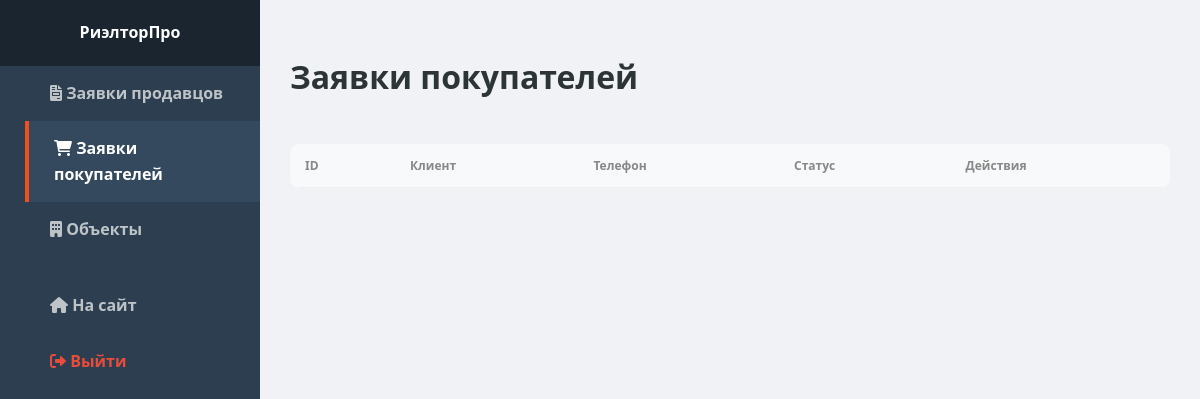
Before: /admin.php?view=buyers (signed in) with the older database file.
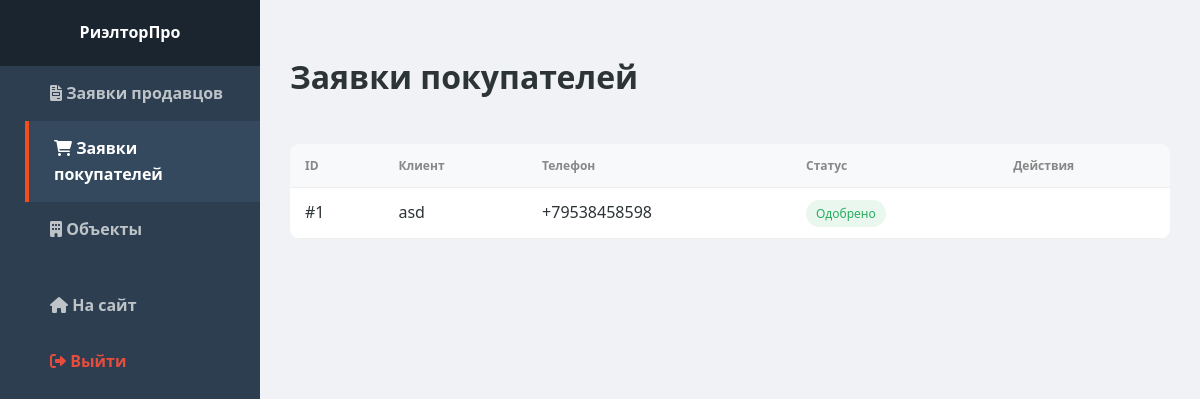
After: the same page with the newer database file.
### tables this page shows
CREATE TABLE IF NOT EXISTS `property_requests` (
  `id` int(11) NOT NULL AUTO_INCREMENT,
  `property_id` int(11) NOT NULL,
  `user_name` varchar(255) NOT NULL,
  `phone` varchar(50) NOT NULL,
  `message` text DEFAULT NULL,
  `created_at` timestamp NOT NULL DEFAULT current_timestamp(),
  `status` varchar(50) DEFAULT 'В обработке',
  PRIMARY KEY (`id`),
  KEY `property_id` (`property_id`)
);

### admin.php (the view, shortened to what this page needs)
<?php
require_once 'db.php';
$view = $_GET['view'] ?? 'sellers';
if ($view === 'buyers') {
    $stmt = $pdo->query("SELECT pr.*, p.title as property_name FROM property_requests pr JOIN properties p ON pr.property_id = p.id ORDER BY pr.created_at DESC");
    $data = $stmt->fetchAll();
} elseif ($view === 'properties') {
    $stmt = $pdo->query("SELECT * FROM properties ORDER BY created_at DESC");
    $data = $stmt->fetchAll();
} else {
    $stmt = $pdo->query("SELECT * FROM seller_requests ORDER BY created_at DESC");
    $data = $stmt->fetchAll();
}
?>
<!DOCTYPE html>
<html lang="ru">
<head>
    <link rel="stylesheet" href="https://cdnjs.cloudflare.com/ajax/libs/font-awesome/6.0.0/css/all.min.css">
    <link rel="stylesheet" href="style/style.css">
</head>
<body>
<aside class="sidebar">
    <div class="sidebar-header">РиэлторПро</div>
    <nav class="sidebar-menu">
        <a href="admin.php?view=sellers" class="<?= $view === 'sellers' ? 'active' : '' ?>"><i class="fas fa-file-invoice"></i> Заявки продавцов</a>
        <a href="admin.php?view=buyers" class="<?= $view === 'buyers' ? 'active' : '' ?>"><i class="fas fa-shopping-cart"></i> Заявки покупателей</a>
        <a href="admin.php?view=properties" class="<?= $view === 'properties' ? 'active' : '' ?>"><i class="fas fa-building"></i> Объекты</a>
        <a href="index.php" style="margin-top:20px;"><i class="fas fa-home"></i> На сайт</a>
        <a href="logout.php" style="color:#e74c3c;"><i class="fas fa-sign-out-alt"></i> Выйти</a>
    </nav>
</aside>
<main class="admin-main">
    <div style="display:flex; justify-content:space-between; margin-bottom:20px;">
        <h1>
            <?php
                if($view === 'properties') echo "Управление объектами";
                elseif($view === 'buyers') echo "Заявки покупателей";
                else echo "Заявки продавцов";
            ?>
        </h1>
    </div>
    <table class="admin-table">
        <?php if($view === 'properties'): ?>
            <thead>
                <tr>
                    <th>Фото</th>
                    <th>Название</th>
                    <th>Цена</th>
                    <th>Район</th>
                    <th>Характеристики</th>
                    <th>Дата</th>
                </tr>
            </thead>
            <tbody>
                <?php foreach ($data as $item): ?>
                <tr>
                    <td><img src="img/objects/<?= $item['image_url'] ?>" class="img-preview"></td>
                    <td><strong><?= htmlspecialchars($item['title']) ?></strong></td>
                    <td><?= number_format($item['price'], 0, '', ' ') ?> ₽</td>
                    <td><?= $item['district'] ?></td>
                    <td><?= $item['rooms'] ?>к, <?= $item['area'] ?>м², <?= $item['floor'] ?> эт.</td>
                    <td><?= date('d.m.Y', strtotime($item['created_at'])) ?></td>
                </tr>
                <?php endforeach; ?>
            </tbody>
        <?php else: ?>
            <thead>
                <tr>
                    <th>ID</th>
                    <th>Клиент</th>
                    <th>Телефон</th>
                    <th>Статус</th>
                    <th>Действия</th>
                </tr>
            </thead>
            <tbody>
                <?php foreach ($data as $row): ?>
                <tr>
                    <td>#<?= $row['id'] ?></td>
                    <td><?= htmlspecialchars($row['full_name'] ?? $row['user_name']) ?></td>
                    <td><?= $row['phone'] ?></td>
                    <td><span class="status-badge status-<?= ($row['status'] === 'Одобрено' ? 'approved' : ($row['status'] === 'Отменено' ? 'rejected' : 'processing')) ?>"><?= $row['status'] ?></span></td>
                    <td>
                    </td>
                </tr>
                <?php endforeach; ?>
            </tbody>
        <?php endif; ?>
    </table>
</main>
</body>
</html>

Changed rows visible on the page:
added property_requests: id "1", user_name "asd", phone "+79538458598", status "Одобрено"
